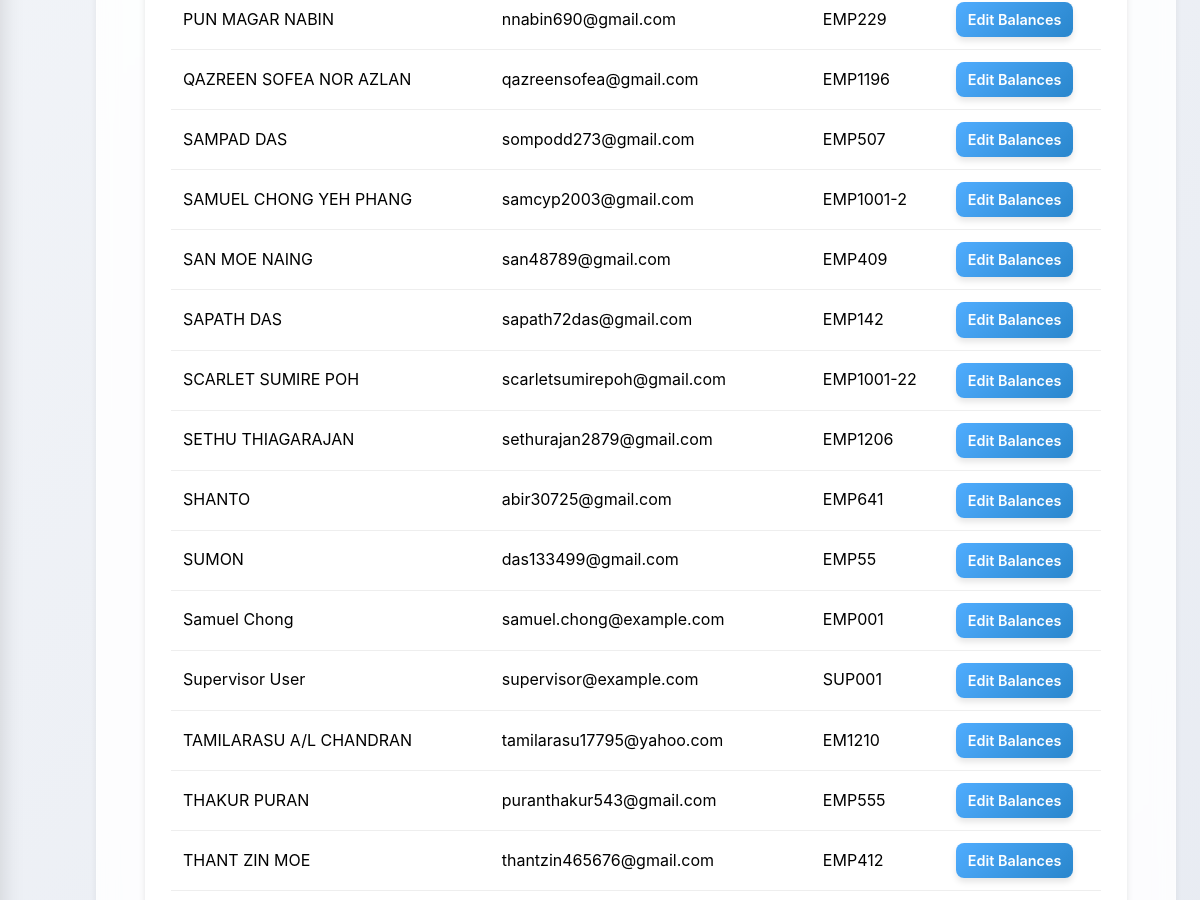
Page /manage_leave_balances?page=2 (signed in, middle part) on the earlier database version.
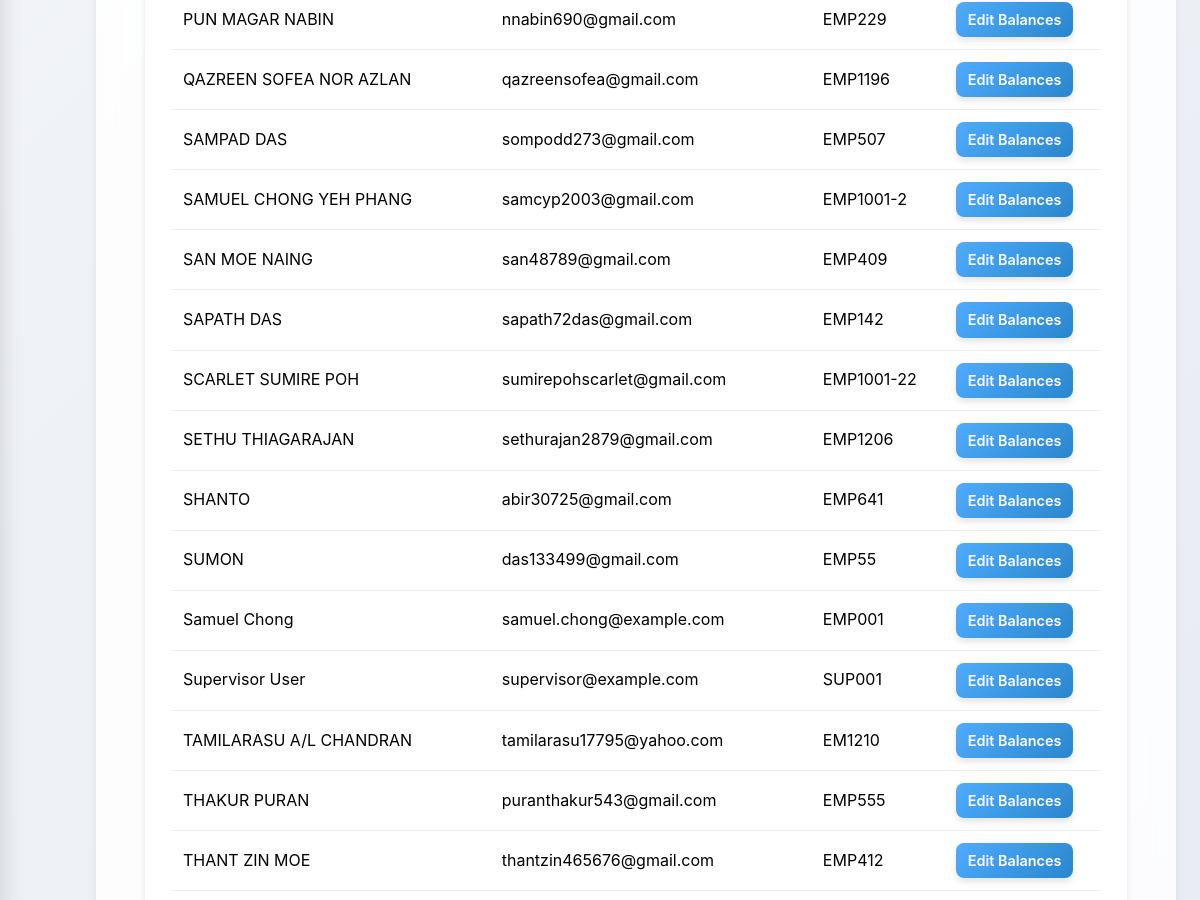
Same page on the later database version.
### HerculesSystem.py (models this page shows, shortened)
class Employee(UserMixin, db.Model):
    __tablename__ = 'employee'  # Explicitly set to 'employees'
    id = db.Column(db.Integer, primary_key=True)
    username = db.Column(db.String(80), unique=True, nullable=False)
    password = db.Column(db.String(120), nullable=False)
    full_name = db.Column(db.String(120), nullable=False)
    email = db.Column(db.String(120), unique=True, nullable=False)
    nationality = db.Column(db.String(80), nullable=False)
    employee_id = db.Column(db.String(80), unique=True, nullable=False)
    hire_date = db.Column(db.Date)
    is_admin = db.Column(db.Boolean, default=False)
    user_type = db.Column(db.String(20), default='employee')
    last_clock_in = db.Column(db.DateTime)
    last_clock_out = db.Column(db.DateTime)
    last_lunch_start = db.Column(db.DateTime)
    last_lunch_end = db.Column(db.DateTime)
    date_joined = db.Column(db.Date, nullable=True)  # Date when employee joined the company
    basic_salary = db.Column(db.Numeric(10, 2), nullable=True)  # Basic salary
    leave_balances = db.relationship('LeaveBalance', back_populates='employee', lazy=True)

### HerculesSystem.py (the view)
@app.route('/manage_leave_balances')
@login_required
def manage_leave_balances():
    if current_user.user_type not in ['admin', 'supervisor']:
        flash('You do not have permission to manage leave balances.', 'danger')
        return redirect(url_for('dashboard'))
    page = request.args.get('page', 1, type=int)
    per_page = 50  # Employees per page
    employee_name = request.args.get('employee_name', '')
    employee_id_search = request.args.get('employee_id_search', '')
    query = Employee.query
    if employee_name:
        query = query.filter(Employee.full_name.ilike(f'%{employee_name}%'))
    if employee_id_search:
        query = query.filter(Employee.employee_id.ilike(f'%{employee_id_search}%'))
    employees = query.order_by(Employee.full_name.asc()).paginate(
        page=page, per_page=per_page, error_out=False
    )
    return render_template('manage_leave_balances.html',
                         employees=employees,
                         page=page,
                         per_page=per_page)

### HerculesSystem.py (called while the page is built)
@app.after_request
def add_security_headers(response):
    response.headers['Permissions-Policy'] = 'geolocation=()'
    return response

@login_manager.user_loader
def load_user(user_id):
    return db.session.get(Employee, int(user_id))

@app.context_processor
def inject_now():
    return {'now': datetime.utcnow()}

### templates/manage_leave_balances.html (shortened to what this page needs)
{% extends "base.html" %}
{% block content %}
<div class="dashboard-container">
    <div class="glass" style="padding: 25px; border-radius: 12px;">
        {% if employees.items %}
        <div style="overflow-x: auto;">
            <table style="width: 100%; border-collapse: collapse;">
                <tbody>
                    {% for employee in employees.items %}
                    <tr>
                        <td style="padding: 12px; border-bottom: 1px solid #eee; color: #333;">{{ employee.full_name }}</td>
                        <td style="padding: 12px; border-bottom: 1px solid #eee; color: #666;">{{ employee.email }}</td>
                        <td style="padding: 12px; border-bottom: 1px solid #eee; color: #666;">{{ employee.employee_id }}</td>
                        <td style="padding: 12px; border-bottom: 1px solid #eee;">
                            <a href="{{ url_for('edit_leave_balance', employee_id=employee.id) }}"
                               class="btn btn-sm" style="background: linear-gradient(135deg, #4facfe 0%, #2986cc 100%);">
                                Edit Balances
                            </a>
                        </td>
                    </tr>
                    {% endfor %}
                </tbody>
            </table>
        </div>
        {% else %}
        <p style="text-align: center; color: #666; padding: 40px;">No employees found.</p>
        {% endif %}
    </div>
</div>
{% endblock %}

Differences in the rows shown:
changed Employee "SCARLET SUMIRE POH": email "scarletsumirepoh@gmail.com" → "sumirepohscarlet@gmail.com"
